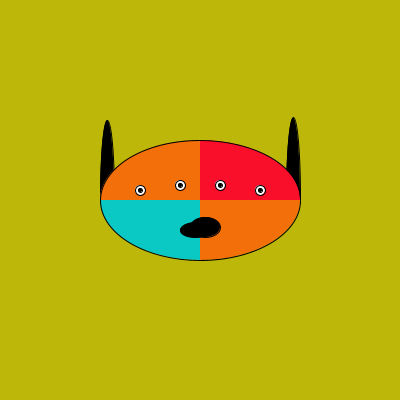
Frame 1 (no input)
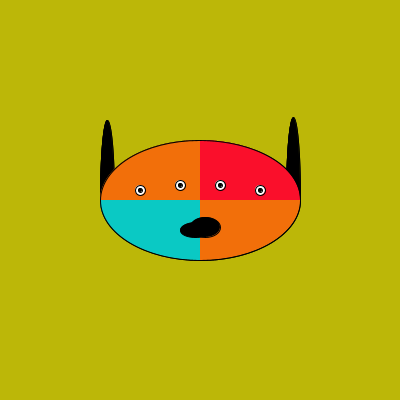
Frame 2 (the mouse pressed at the canvas centre, redrawn once)

The Processing sketch that drew these frames (run headless with seeded random() and noise(); the mouse was pressed at the canvas centre and the sketch redrawn once):

// Processing sketch: Monster1
// ── Monster1.pde
// Monster1
// A sketch that can be drawn using simple shapes
// introduced in week 1...

void setup() {
  size(400, 400);
  background(188, 183, 8);
  smooth();
  noLoop();
}

void draw(){
  // Draw the face
  
  // ears
  fill(0);
  arc(107, 200, 14, 160, PI, 2 * PI);
  arc(293, 200, 14, 165, PI, 2 * PI);
  // Face is made up of four quads, so we will use arcs to draw them
  // Quad1
  ellipseMode(CENTER);
  fill(242, 111, 10);
  arc(200, 200, 200, 120, 0, PI / 2.0);
  
  // Quad2
  fill(10, 201, 196);
  arc(200, 200, 200, 120, PI / 2.0, PI);
  
  // Quad3
  fill(242, 111, 10);
  arc(200, 200, 200, 120, PI, 3 * PI / 2.0);
  
  // Quad3
  fill(250, 15, 43);
  arc(200, 200, 200, 120, 3 * PI / 2.0, 2 * PI);
  
  // Four eyes
  fill(255);
  ellipse(140, 190, 10, 10);
  ellipse(180, 185, 10, 10);
  ellipse(220, 185, 10, 10);
  ellipse(260, 190, 10, 10);
  
  fill(0);
  ellipse(140, 190, 4, 4);
  ellipse(180, 185, 4, 4);
  ellipse(220, 185, 4, 4);
  ellipse(260, 190, 4, 4);
  
  // Mouth
  ellipse(195, 230, 30, 15);
  ellipse(205, 227, 30, 20);
  

}
